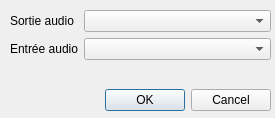
<?xml version="1.0" encoding="UTF-8"?>
<ui version="4.0">
 <class>PreferencesDialog</class>
 <widget class="QDialog" name="PreferencesDialog">
  <property name="geometry">
   <rect>
    <x>0</x>
    <y>0</y>
    <width>275</width>
    <height>118</height>
   </rect>
  </property>
  <property name="windowTitle">
   <string>Preferences</string>
  </property>
  <widget class="QWidget" name="layoutWidget">
   <property name="geometry">
    <rect>
     <x>10</x>
     <y>10</y>
     <width>261</width>
     <height>101</height>
    </rect>
   </property>
   <layout class="QVBoxLayout" name="verticalLayout">
    <item>
     <layout class="QFormLayout" name="formLayout">
      <item row="0" column="0">
       <widget class="QLabel" name="lblDeviceOut">
        <property name="text">
         <string>Sortie audio</string>
        </property>
       </widget>
      </item>
      <item row="0" column="1">
       <widget class="QComboBox" name="comboBoxOutput"/>
      </item>
      <item row="1" column="0">
       <widget class="QLabel" name="lblDeviceIn">
        <property name="text">
         <string>Entrée audio</string>
        </property>
       </widget>
      </item>
      <item row="1" column="1">
       <widget class="QComboBox" name="comboBoxInput"/>
      </item>
     </layout>
    </item>
    <item>
     <widget class="QDialogButtonBox" name="buttonBox">
      <property name="orientation">
       <enum>Qt::Horizontal</enum>
      </property>
      <property name="standardButtons">
       <set>QDialogButtonBox::Cancel|QDialogButtonBox::Ok</set>
      </property>
     </widget>
    </item>
   </layout>
  </widget>
 </widget>
 <resources/>
 <connections>
  <connection>
   <sender>buttonBox</sender>
   <signal>accepted()</signal>
   <receiver>PreferencesDialog</receiver>
   <slot>accept()</slot>
   <hints>
    <hint type="sourcelabel">
     <x>248</x>
     <y>254</y>
    </hint>
    <hint type="destinationlabel">
     <x>157</x>
     <y>274</y>
    </hint>
   </hints>
  </connection>
  <connection>
   <sender>buttonBox</sender>
   <signal>rejected()</signal>
   <receiver>PreferencesDialog</receiver>
   <slot>reject()</slot>
   <hints>
    <hint type="sourcelabel">
     <x>316</x>
     <y>260</y>
    </hint>
    <hint type="destinationlabel">
     <x>286</x>
     <y>274</y>
    </hint>
   </hints>
  </connection>
 </connections>
</ui>
